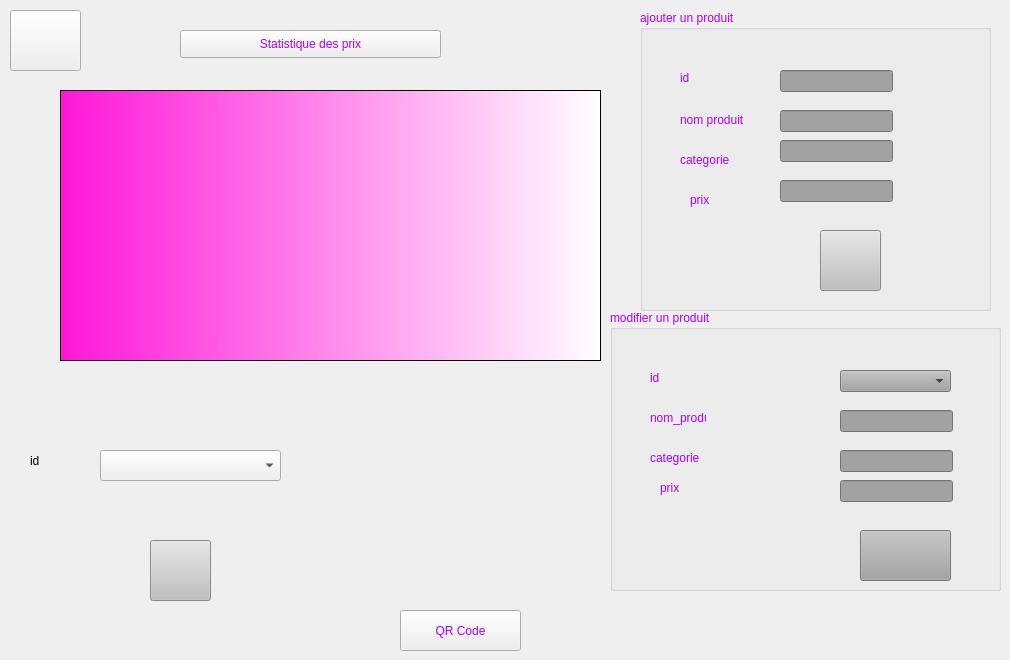
    <widget class="QWidget" name="tab_7">
     <attribute name="title">
      <string>produit</string>
     </attribute>
     <widget class="QComboBox" name="list_supp">
      <property name="geometry">
       <rect>
        <x>100</x>
        <y>450</y>
        <width>181</width>
        <height>31</height>
       </rect>
      </property>
     </widget>
     <widget class="QPushButton" name="supp">
      <property name="geometry">
       <rect>
        <x>150</x>
        <y>540</y>
        <width>61</width>
        <height>61</height>
       </rect>
      </property>
      <property name="styleSheet">
       <string notr="true">     background-color: #C0C0C0;


border-image: url(:/resource/cancel (1).png);</string>
      </property>
      <property name="text">
       <string/>
      </property>
     </widget>
     <widget class="QLabel" name="label_5">
      <property name="geometry">
       <rect>
        <x>30</x>
        <y>450</y>
        <width>61</width>
        <height>21</height>
       </rect>
      </property>
      <property name="text">
       <string>id</string>
      </property>
     </widget>
     <widget class="QTableView" name="tabproduits">
      <property name="geometry">
       <rect>
        <x>60</x>
        <y>90</y>
        <width>541</width>
        <height>271</height>
       </rect>
      </property>
      <property name="styleSheet">
       <string notr="true">
background-color: qlineargradient(spread:repeat, x1:0, y1:0, x2:1, y2:0, stop:0 rgba(255, 22, 216, 255), stop:1 rgba(255, 255, 255, 255));</string>
      </property>
     </widget>
     <widget class="QPushButton" name="QRcode">
      <property name="geometry">
       <rect>
        <x>400</x>
        <y>610</y>
        <width>121</width>
        <height>41</height>
       </rect>
      </property>
      <property name="styleSheet">
       <string notr="true">color:#aa00ff;
font: 75 12pt &quot;MS Shell Dlg 2&quot;;</string>
      </property>
      <property name="text">
       <string>QR Code</string>
      </property>
     </widget>
     <widget class="QLabel" name="qrlabel">
      <property name="enabled">
       <bool>true</bool>
      </property>
      <property name="geometry">
       <rect>
        <x>360</x>
        <y>390</y>
        <width>200</width>
        <height>200</height>
       </rect>
      </property>
      <property name="sizePolicy">
       <sizepolicy hsizetype="Fixed" vsizetype="Fixed">
        <horstretch>0</horstretch>
        <verstretch>0</verstretch>
       </sizepolicy>
      </property>
      <property name="minimumSize">
       <size>
        <width>200</width>
        <height>200</height>
       </size>
      </property>
      <property name="maximumSize">
       <size>
        <width>200</width>
        <height>200</height>
       </size>
      </property>
      <property name="text">
       <string/>
      </property>
     </widget>
     <widget class="QPushButton" name="statprix">
      <property name="geometry">
       <rect>
        <x>180</x>
        <y>30</y>
        <width>261</width>
        <height>28</height>
       </rect>
      </property>
      <property name="styleSheet">
       <string notr="true">color:#aa00ff;
font: 75 12pt &quot;MS Shell Dlg 2&quot;;</string>
      </property>
      <property name="text">
       <string>Statistique des prix</string>
      </property>
     </widget>
     <widget class="QGroupBox" name="groupBox_4">
      <property name="geometry">
       <rect>
        <x>640</x>
        <y>10</y>
        <width>351</width>
        <height>301</height>
       </rect>
      </property>
      <property name="palette">
       <palette>
        <active>
         <colorrole role="WindowText">
          <brush brushstyle="SolidPattern">
           <color alpha="255">
            <red>170</red>
            <green>0</green>
            <blue>255</blue>
           </color>
          </brush>
         </colorrole>
         <colorrole role="Button">
          <brush brushstyle="SolidPattern">
           <color alpha="255">
            <red>162</red>
            <green>162</green>
            <blue>162</blue>
           </color>
          </brush>
         </colorrole>
         <colorrole role="Base">
          <brush brushstyle="SolidPattern">
           <color alpha="255">
            <red>162</red>
            <green>162</green>
            <blue>162</blue>
           </color>
          </brush>
         </colorrole>
         <colorrole role="Window">
          <brush brushstyle="SolidPattern">
           <color alpha="255">
            <red>162</red>
            <green>162</green>
            <blue>162</blue>
           </color>
          </brush>
         </colorrole>
        </active>
        <inactive>
         <colorrole role="WindowText">
          <brush brushstyle="SolidPattern">
           <color alpha="255">
            <red>170</red>
            <green>0</green>
            <blue>255</blue>
           </color>
          </brush>
         </colorrole>
         <colorrole role="Button">
          <brush brushstyle="SolidPattern">
           <color alpha="255">
            <red>162</red>
            <green>162</green>
            <blue>162</blue>
           </color>
          </brush>
         </colorrole>
         <colorrole role="Base">
          <brush brushstyle="SolidPattern">
           <color alpha="255">
            <red>162</red>
            <green>162</green>
            <blue>162</blue>
           </color>
          </brush>
         </colorrole>
         <colorrole role="Window">
          <brush brushstyle="SolidPattern">
           <color alpha="255">
            <red>162</red>
            <green>162</green>
            <blue>162</blue>
           </color>
          </brush>
         </colorrole>
        </inactive>
        <disabled>
         <colorrole role="WindowText">
          <brush brushstyle="SolidPattern">
           <color alpha="255">
            <red>120</red>
            <green>120</green>
            <blue>120</blue>
           </color>
          </brush>
         </colorrole>
         <colorrole role="Button">
          <brush brushstyle="SolidPattern">
           <color alpha="255">
            <red>162</red>
            <green>162</green>
            <blue>162</blue>
           </color>
          </brush>
         </colorrole>
         <colorrole role="Base">
          <brush brushstyle="SolidPattern">
           <color alpha="255">
            <red>162</red>
            <green>162</green>
            <blue>162</blue>
           </color>
          </brush>
         </colorrole>
         <colorrole role="Window">
          <brush brushstyle="SolidPattern">
           <color alpha="255">
            <red>162</red>
            <green>162</green>
            <blue>162</blue>
           </color>
          </brush>
         </colorrole>
        </disabled>
       </palette>
      </property>
      <property name="title">
       <string>ajouter un produit</string>
      </property>
      <widget class="QLabel" name="label_16">
       <property name="geometry">
        <rect>
         <x>40</x>
         <y>60</y>
         <width>56</width>
         <height>16</height>
        </rect>
       </property>
       <property name="text">
        <string>id</string>
       </property>
      </widget>
      <widget class="QLabel" name="label_17">
       <property name="geometry">
        <rect>
         <x>40</x>
         <y>100</y>
         <width>71</width>
         <height>20</height>
        </rect>
       </property>
       <property name="text">
        <string>nom produit</string>
       </property>
      </widget>
      <widget class="QLabel" name="label_18">
       <property name="geometry">
        <rect>
         <x>40</x>
         <y>140</y>
         <width>61</width>
         <height>20</height>
        </rect>
       </property>
       <property name="text">
        <string>categorie</string>
       </property>
      </widget>
      <widget class="QLabel" name="label_24">
       <property name="geometry">
        <rect>
         <x>50</x>
         <y>180</y>
         <width>61</width>
         <height>20</height>
        </rect>
       </property>
       <property name="text">
        <string>prix</string>
       </property>
      </widget>
      <widget class="QLineEdit" name="id">
       <property name="geometry">
        <rect>
         <x>140</x>
         <y>60</y>
         <width>113</width>
         <height>22</height>
        </rect>
       </property>
      </widget>
      <widget class="QLineEdit" name="lenom_produit">
       <property name="geometry">
        <rect>
         <x>140</x>
         <y>100</y>
         <width>113</width>
         <height>22</height>
        </rect>
       </property>
      </widget>
      <widget class="QLineEdit" name="lecategorie">
       <property name="geometry">
        <rect>
         <x>140</x>
         <y>130</y>
         <width>113</width>
         <height>22</height>
        </rect>
       </property>
      </widget>
      <widget class="QLineEdit" name="leprix">
       <property name="geometry">
        <rect>
         <x>140</x>
         <y>170</y>
         <width>113</width>
         <height>22</height>
        </rect>
       </property>
      </widget>
      <widget class="QPushButton" name="pbajouter">
       <property name="geometry">
        <rect>
         <x>180</x>
         <y>220</y>
         <width>61</width>
         <height>61</height>
        </rect>
       </property>
       <property name="styleSheet">
        <string notr="true">     background-color: #C0C0C0;
border-image: url(:/resource/plus (1).png);</string>
       </property>
       <property name="text">
        <string/>
       </property>
      </widget>
     </widget>
     <widget class="QGroupBox" name="groupBox_2">
      <property name="geometry">
       <rect>
        <x>610</x>
        <y>310</y>
        <width>391</width>
        <height>281</height>
       </rect>
      </property>
      <property name="palette">
       <palette>
        <active>
         <colorrole role="WindowText">
          <brush brushstyle="SolidPattern">
           <color alpha="255">
            <red>170</red>
            <green>0</green>
            <blue>255</blue>
           </color>
          </brush>
         </colorrole>
         <colorrole role="Button">
          <brush brushstyle="SolidPattern">
           <color alpha="255">
            <red>162</red>
            <green>162</green>
            <blue>162</blue>
           </color>
          </brush>
         </colorrole>
         <colorrole role="Base">
          <brush brushstyle="SolidPattern">
           <color alpha="255">
            <red>162</red>
            <green>162</green>
            <blue>162</blue>
           </color>
          </brush>
         </colorrole>
         <colorrole role="Window">
          <brush brushstyle="SolidPattern">
           <color alpha="255">
            <red>162</red>
            <green>162</green>
            <blue>162</blue>
           </color>
          </brush>
         </colorrole>
        </active>
        <inactive>
         <colorrole role="WindowText">
          <brush brushstyle="SolidPattern">
           <color alpha="255">
            <red>170</red>
            <green>0</green>
            <blue>255</blue>
           </color>
          </brush>
         </colorrole>
         <colorrole role="Button">
          <brush brushstyle="SolidPattern">
           <color alpha="255">
            <red>162</red>
            <green>162</green>
            <blue>162</blue>
           </color>
          </brush>
         </colorrole>
         <colorrole role="Base">
          <brush brushstyle="SolidPattern">
           <color alpha="255">
            <red>162</red>
            <green>162</green>
            <blue>162</blue>
           </color>
          </brush>
         </colorrole>
         <colorrole role="Window">
          <brush brushstyle="SolidPattern">
           <color alpha="255">
            <red>162</red>
            <green>162</green>
            <blue>162</blue>
           </color>
          </brush>
         </colorrole>
        </inactive>
        <disabled>
         <colorrole role="WindowText">
          <brush brushstyle="SolidPattern">
           <color alpha="255">
            <red>120</red>
            <green>120</green>
            <blue>120</blue>
           </color>
          </brush>
         </colorrole>
         <colorrole role="Button">
          <brush brushstyle="SolidPattern">
           <color alpha="255">
            <red>162</red>
            <green>162</green>
            <blue>162</blue>
           </color>
          </brush>
         </colorrole>
         <colorrole role="Base">
          <brush brushstyle="SolidPattern">
           <color alpha="255">
            <red>162</red>
            <green>162</green>
            <blue>162</blue>
           </color>
          </brush>
         </colorrole>
         <colorrole role="Window">
          <brush brushstyle="SolidPattern">
           <color alpha="255">
            <red>162</red>
            <green>162</green>
            <blue>162</blue>
           </color>
          </brush>
         </colorrole>
        </disabled>
       </palette>
      </property>
      <property name="title">
       <string>modifier un produit</string>
      </property>
      <widget class="QLabel" name="label_6">
       <property name="geometry">
        <rect>
         <x>40</x>
         <y>60</y>
         <width>56</width>
         <height>16</height>
        </rect>
       </property>
       <property name="text">
        <string>id</string>
       </property>
      </widget>
      <widget class="QLabel" name="label_7">
       <property name="geometry">
        <rect>
         <x>40</x>
         <y>100</y>
         <width>56</width>
         <height>16</height>
        </rect>
       </property>
       <property name="text">
        <string>nom_produit</string>
       </property>
      </widget>
      <widget class="QLabel" name="label_8">
       <property name="geometry">
        <rect>
         <x>40</x>
         <y>140</y>
         <width>56</width>
         <height>16</height>
        </rect>
       </property>
       <property name="text">
        <string>categorie</string>
       </property>
      </widget>
      <widget class="QLabel" name="label_9">
       <property name="geometry">
        <rect>
         <x>50</x>
         <y>170</y>
         <width>56</width>
         <height>16</height>
        </rect>
       </property>
       <property name="text">
        <string>prix</string>
       </property>
      </widget>
      <widget class="QLineEdit" name="nommod">
       <property name="geometry">
        <rect>
         <x>230</x>
         <y>100</y>
         <width>113</width>
         <height>22</height>
        </rect>
       </property>
      </widget>
      <widget class="QLineEdit" name="categoriemod">
       <property name="geometry">
        <rect>
         <x>230</x>
         <y>140</y>
         <width>113</width>
         <height>22</height>
        </rect>
       </property>
      </widget>
      <widget class="QLineEdit" name="prixmod">
       <property name="geometry">
        <rect>
         <x>230</x>
         <y>170</y>
         <width>113</width>
         <height>22</height>
        </rect>
       </property>
      </widget>
      <widget class="QPushButton" name="modifierprod">
       <property name="geometry">
        <rect>
         <x>250</x>
         <y>220</y>
         <width>91</width>
         <height>51</height>
        </rect>
       </property>
       <property name="styleSheet">
        <string notr="true">border-image: url(:/resource/edit .png);</string>
       </property>
       <property name="text">
        <string/>
       </property>
      </widget>
      <widget class="QComboBox" name="idmod">
       <property name="geometry">
        <rect>
         <x>230</x>
         <y>60</y>
         <width>111</width>
         <height>22</height>
        </rect>
       </property>
      </widget>
     </widget>
     <widget class="QPushButton" name="retour2fp">
      <property name="geometry">
       <rect>
        <x>10</x>
        <y>10</y>
        <width>71</width>
        <height>61</height>
       </rect>
      </property>
      <property name="styleSheet">
       <string notr="true">border-image: url(:/resource/login.png);</string>
      </property>
      <property name="text">
       <string/>
      </property>
     </widget>
    </widget>
